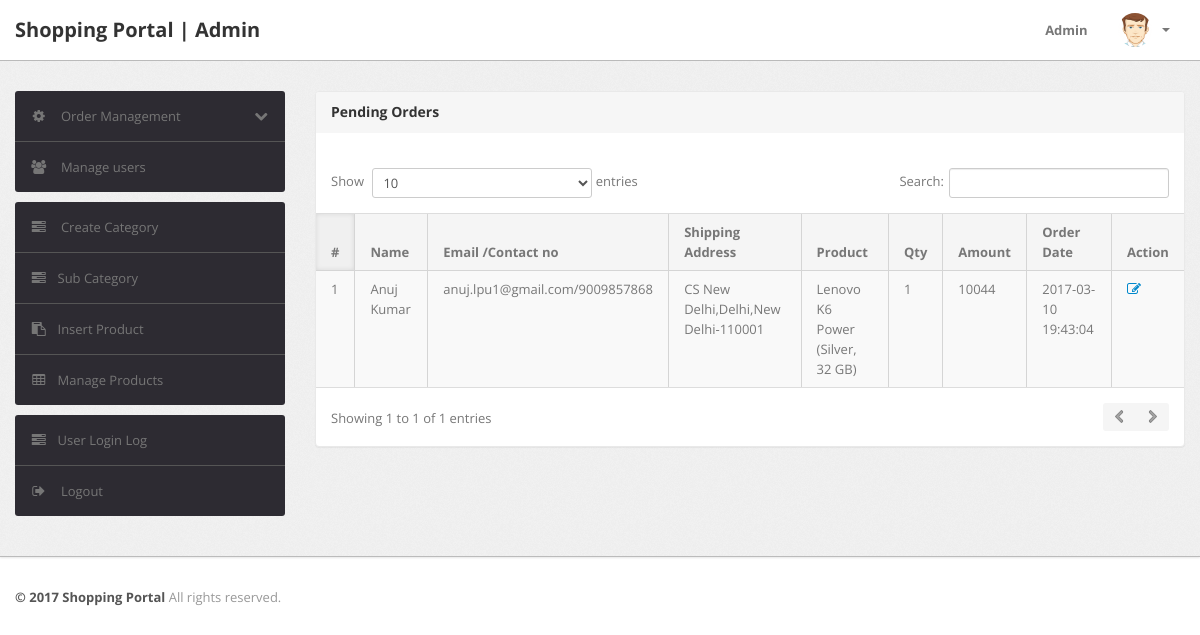
Page /admin/delivered-orders.php (signed in) on the earlier database version.
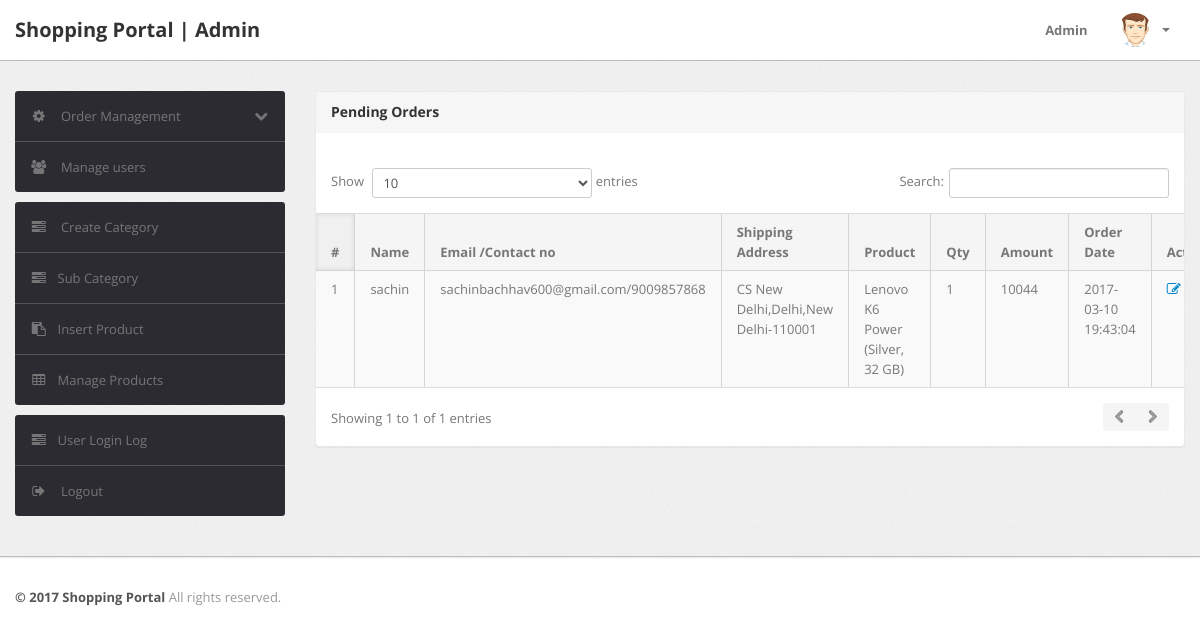
Same page on the later database version.
### tables this page shows
CREATE TABLE `orders` (
  `id` int(11) NOT NULL,
  `userId` int(11) DEFAULT NULL,
  `productId` varchar(255) DEFAULT NULL,
  `quantity` int(11) DEFAULT NULL,
  `orderDate` timestamp NOT NULL DEFAULT CURRENT_TIMESTAMP,
  `paymentMethod` varchar(50) DEFAULT NULL,
  `orderStatus` varchar(55) DEFAULT NULL
);

CREATE TABLE `users` (
  `id` int(11) NOT NULL,
  `name` varchar(255) DEFAULT NULL,
  `email` varchar(255) DEFAULT NULL,
  `contactno` bigint(11) DEFAULT NULL,
  `password` varchar(255) DEFAULT NULL,
  `shippingAddress` longtext,
  `shippingState` varchar(255) DEFAULT NULL,
  `shippingCity` varchar(255) DEFAULT NULL,
  `shippingPincode` int(11) DEFAULT NULL,
  `billingAddress` longtext,
  `billingState` varchar(255) DEFAULT NULL,
  `billingCity` varchar(255) DEFAULT NULL,
  `billingPincode` int(11) DEFAULT NULL,
  `regDate` timestamp NOT NULL DEFAULT CURRENT_TIMESTAMP,
  `updationDate` varchar(255) DEFAULT NULL
);

CREATE TABLE `products` (
  `id` int(11) NOT NULL,
  `category` int(11) NOT NULL,
  `subCategory` int(11) DEFAULT NULL,
  `productName` varchar(255) DEFAULT NULL,
  `productCompany` varchar(255) DEFAULT NULL,
  `productPrice` int(11) DEFAULT NULL,
  `productPriceBeforeDiscount` int(11) DEFAULT NULL,
  `productDescription` longtext,
  `productImage1` varchar(255) DEFAULT NULL,
  `productImage2` varchar(255) DEFAULT NULL,
  `productImage3` varchar(255) DEFAULT NULL,
  `shippingCharge` int(11) DEFAULT NULL,
  `productAvailability` varchar(255) DEFAULT NULL,
  `postingDate` timestamp NULL DEFAULT CURRENT_TIMESTAMP,
  `updationDate` varchar(255) DEFAULT NULL
);

### admin/delivered-orders.php (the view, shortened to what this page needs)
<?php
include('include/config.php');
if(strlen($_SESSION['alogin'])==0)
	{
header('location:index.php');
}
else{
?>
<!DOCTYPE html>
<html lang="en">
<head>
	<link type="text/css" href="bootstrap/css/bootstrap.min.css" rel="stylesheet">
	<link type="text/css" href="bootstrap/css/bootstrap-responsive.min.css" rel="stylesheet">
	<link type="text/css" href="css/theme.css" rel="stylesheet">
	<link type="text/css" href="images/icons/css/font-awesome.css" rel="stylesheet">
</head>
<body>
<?php include('include/header.php');?>
	<div class="wrapper">
		<div class="container">
			<div class="row">
<?php include('include/sidebar.php');?>
			<div class="span9">
					<div class="content">
	<div class="module">
							<div class="module-head">
								<h3>Pending Orders</h3>
							</div>
							<div class="module-body table">
									<br />
								<table cellpadding="0" cellspacing="0" border="0" class="datatable-1 table table-bordered table-striped	 display table-responsive" >
									<thead>
										<tr>
											<th>#</th>
											<th> Name</th>
											<th width="50">Email /Contact no</th>
											<th>Shipping Address</th>
											<th>Product </th>
											<th>Qty </th>
											<th>Amount </th>
											<th>Order Date</th>
											<th>Action</th>
										</tr>
									</thead>
<tbody>
<?php
$st='Delivered';
$query=mysqli_query($con,"select users.name as username,users.email as useremail,users.contactno as usercontact,users.shippingAddress as shippingaddress,users.shippingCity as shippingcity,users.shippingState as shippingstate,users.shippingPincode as shippingpincode,products.productName as productname,products.shippingCharge as shippingcharge,orders.quantity as quantity,orders.orderDate as orderdate,products.productPrice as productprice,orders.id as id  from orders join users on  orders.userId=users.id join products on products.id=orders.productId where orders.orderStatus='$st'");
$cnt=1;
while($row=mysqli_fetch_array($query))
{
?>
										<tr>
											<td><?php echo htmlentities($cnt);?></td>
											<td><?php echo htmlentities($row['username']);?></td>
											<td><?php echo htmlentities($row['useremail']);?>/<?php echo htmlentities($row['usercontact']);?></td>
											<td><?php echo htmlentities($row['shippingaddress'].",".$row['shippingcity'].",".$row['shippingstate']."-".$row['shippingpincode']);?></td>
											<td><?php echo htmlentities($row['productname']);?></td>
											<td><?php echo htmlentities($row['quantity']);?></td>
											<td><?php echo htmlentities($row['quantity']*$row['productprice']+$row['shippingcharge']);?></td>
											<td><?php echo htmlentities($row['orderdate']);?></td>
											<td>    <a href="updateorder.php?oid=<?php echo htmlentities($row['id']);?>" title="Update order" target="_blank"><i class="icon-edit"></i></a>
											</td>
											</tr>
										<?php $cnt=$cnt+1; } ?>
										</tbody>
								</table>
							</div>
						</div>
					</div>
				</div>
			</div>
		</div>
	</div>
<?php include('include/footer.php');?>
</body>
<?php } ?>

Differences in the rows shown:
changed through a linked row, orders "CS New Delhi,Delhi,New Delhi-110001": userId.name "Anuj Kumar" → "sachin"; userId.email "anuj.lpu1@gmail.com" → "sachinbachhav600@gmail.com"
